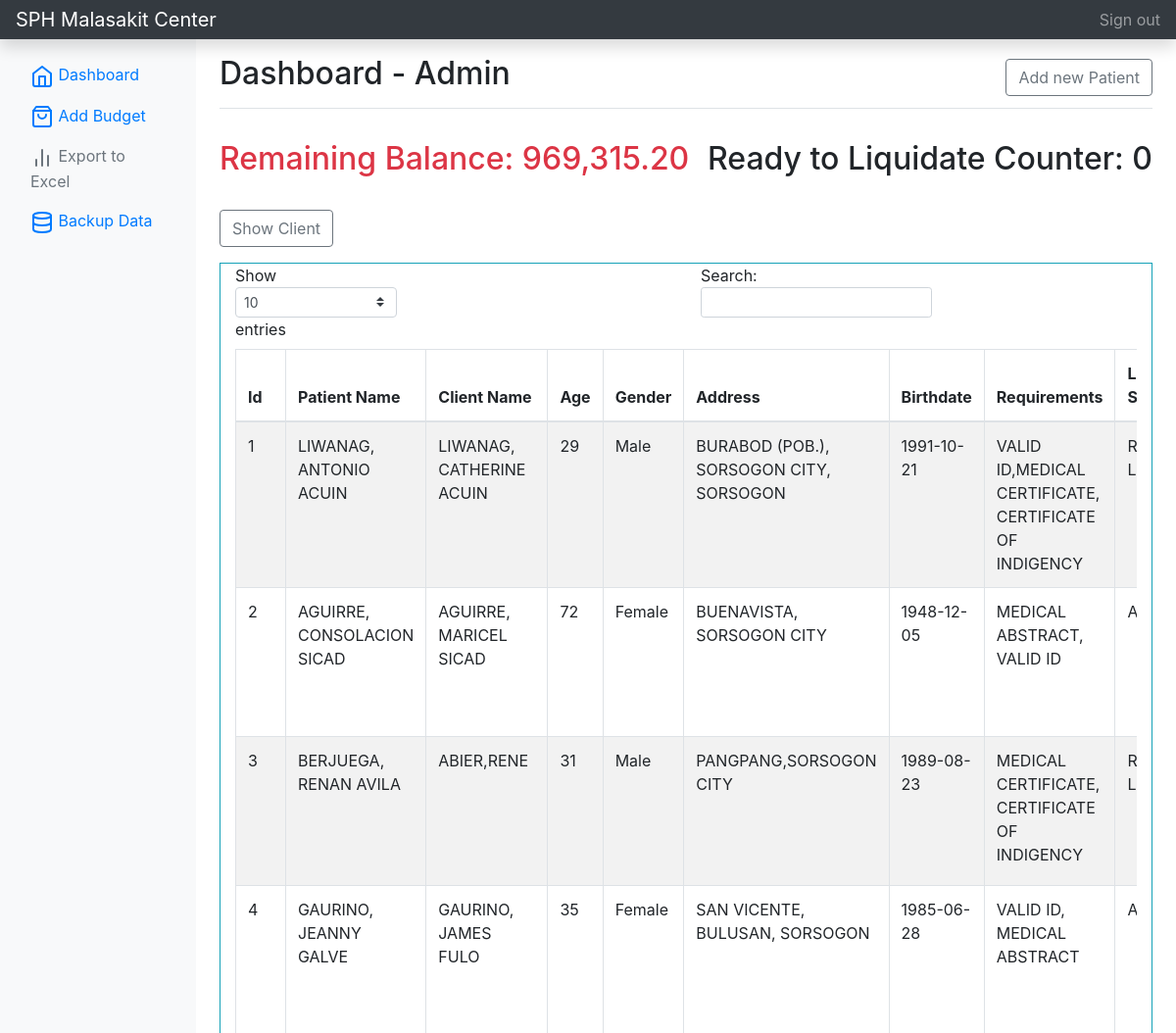
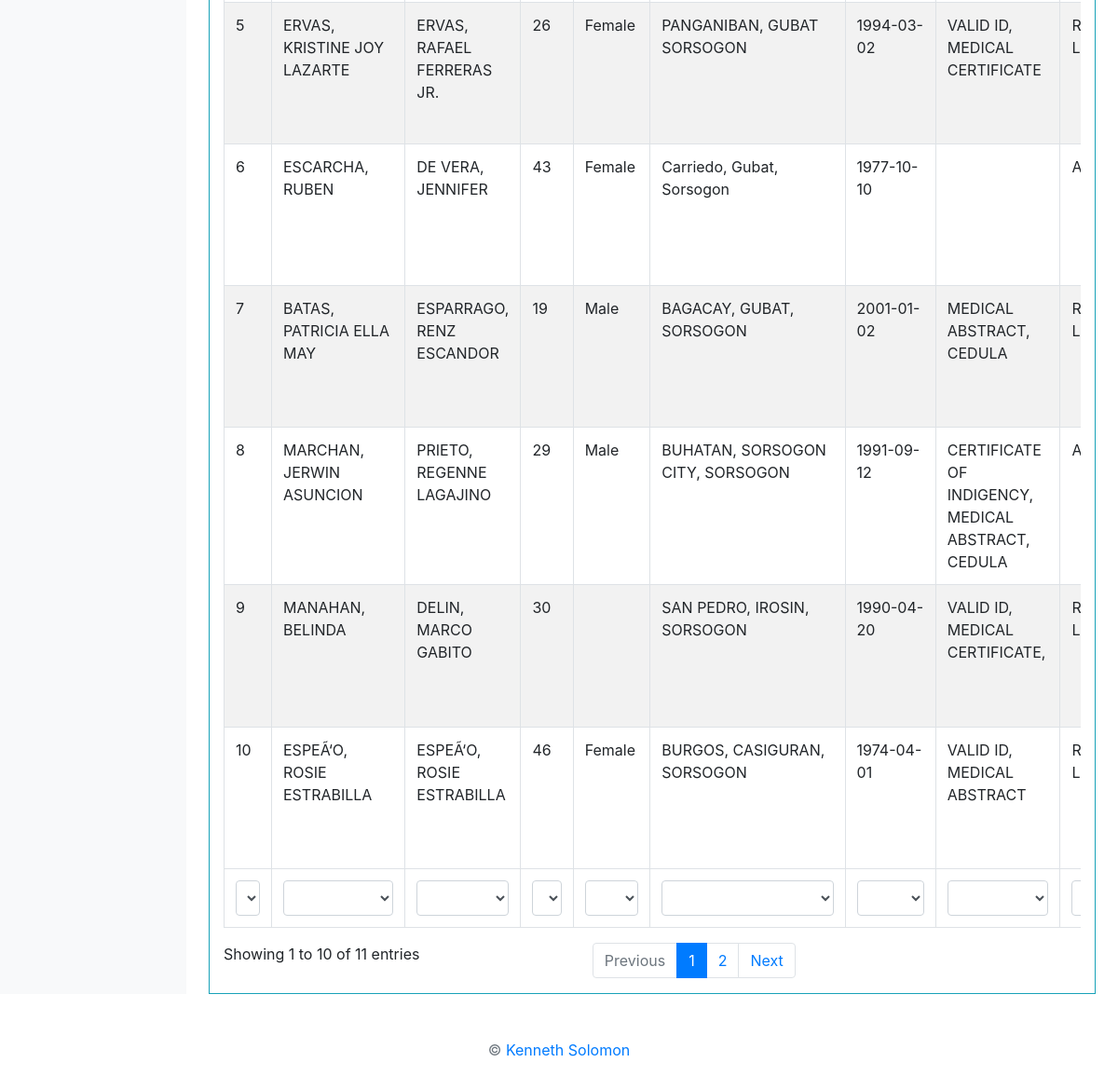
The page /home.php (signed in) on the database its author committed (2 pictures, top to bottom).
### tables this page shows
CREATE TABLE IF NOT EXISTS `budget` (
  `id` int(12) unsigned NOT NULL AUTO_INCREMENT,
  `amount` double DEFAULT NULL,
  PRIMARY KEY (`id`)
);

CREATE TABLE IF NOT EXISTS `tbl_client` (
  `id` int(24) unsigned NOT NULL AUTO_INCREMENT,
  `fullname` varchar(255) NOT NULL,
  `fullname_client` varchar(255) NOT NULL,
  `age` int(12) NOT NULL,
  `gender` varchar(50) NOT NULL,
  `client_admission` varchar(50) DEFAULT NULL,
  `address` varchar(50) NOT NULL,
  `birthdate` varchar(50) NOT NULL,
  `requirements` varchar(255) NOT NULL,
  `patient_status` varchar(50) DEFAULT NULL,
  `accountable` varchar(50) DEFAULT NULL,
  PRIMARY KEY (`id`)
);

### home.php (the view, shortened to what this page needs)
<?php
include_once('connection.php');
if (isset($_SESSION['loggedin'])) {
?>
<!doctype html>
<html lang="en">
  <head>
<link href="./assets/css/bootstrap.min.css" rel="stylesheet">
    <link href="./assets/css/bootstrap.min2.css" rel="stylesheet">
    <link href="./assets/css/style.css" rel="stylesheet">
  </head>
  <body>
    <nav class="navbar navbar-dark sticky-top bg-dark flex-md-nowrap p-0 shadow">
      <a class="navbar-brand col-md-3 col-lg-2 mr-0 px-3" href="home.php?id=<?php echo $_GET['id'] ?>">SPH Malasakit Center</a>
      <ul class="navbar-nav px-3">
        <li class="nav-item text-nowrap">
          <a class="nav-link" href="logout.php">Sign out</a>
        </li>
      </ul>
    </nav>
<div class="container-fluid">
  <div class="row">
  <?php include 'sidebar.php';?>
    <main role="main" class="col-md-9 ml-sm-auto col-lg-10 px-md-4">
      <div class="d-flex justify-content-between flex-wrap flex-md-nowrap align-items-center pt-3 pb-2 mb-3 border-bottom">
        <h1 class="h2">Dashboard - <?php echo $_SESSION['user_fullname'] ?></h1>
        <button class="btn btn-md btn-outline-secondary" type="button" data-toggle="collapse" data-target="#newClientCollapse" aria-expanded="false" aria-controls="newClientCollapse">
            Add new Patient
        </button>
      </div>
        <div class="d-flex justify-content-between flex-wrap flex-md-nowrap align-items-center pt-3 pb-2 mb-3">
            <h1 class="h2 text-danger">
            <?php
                $sql = "SELECT * FROM budget";
                    $result = mysqli_query($conn, $sql);
                    if (mysqli_num_rows($result) > 0) {
                        while ($row = mysqli_fetch_assoc($result)) {
                          $balance = $row['amount'];
                          echo 'Remaining Balance: ' . number_format($balance, 2);
                        }
                      }
            ?>
            </h1>
            <h2>
                <?php
                    $sql = "SELECT * FROM tbl_client WHERE patient_status ='Discharged'";
                    $result = mysqli_query($conn, $sql);
                    $total_discharged = mysqli_num_rows($result) ;
                    echo 'Ready to Liquidate Counter: ' . $total_discharged;
                ?>
            </h2>
        </div>
        <input class="btn btn-md btn-outline-secondary" type="button" id="btnTable"  onclick="myFunction()">
            <div class="container-fluid mt-3" id="myDIV">
                <div class="row">
                        <div class="col-md-12 border border-info">
                            <div class="table-responsive">
                            <table id="example" class="table table-striped table-bordered" style="width:100%">
                                <thead>
                                    <tr>
                                        <th>Id</th>
                                        <th>Patient Name</th>
                                        <th>Client Name</th>
                                        <th>Age</th>
                                        <th>Gender</th>
                                        <th>Address</th>
                                        <th>Birthdate</th>
                                        <th>Requirements</th>
                                        <th>Liquidation Status</th>
                                    </tr>
                                </thead>
                                <tbody>
                                <?php
                                $sql = "SELECT * FROM tbl_client ORDER BY id desc";
                                    $result = mysqli_query($conn, $sql);
                                    if (mysqli_num_rows($result) > 0) {
                                        while ($row = mysqli_fetch_assoc($result)) {
                                            $id = $row['id'];
                                            $fullname = $row['fullname'];
                                            $age = $row['age'];
                                            $gender = $row['gender'];
                                            $address = $row['address'];
                                            $birthdate = $row['birthdate'];
                                            $requirements = $row['requirements'];
                                            $patient_status = $row['patient_status'];
                                            $beneficiary_name = $row['fullname_client'];
                                            $accountable = $row['accountable'];
                                            $sql2 = "SELECT SUM(amount) as balance FROM listofavailment WHERE client_id = $id && status != 'Complete' ";
                                                $result2 = mysqli_query($conn, $sql2);
                                                if (mysqli_num_rows($result2) > 0) {
                                                    while ($row2 = mysqli_fetch_assoc($result2)) {
                                                    $balance = $row2['balance'];
                                                    $total =  2000 - $balance;
                                                    }
                                                }
                                            echo '
                                                <tr>
                                                    <td>' . $id . '</td>
                                                    <td>' . $fullname . '</td>
                                                    <td>' . $beneficiary_name . '</td>
                                                    <td>' . $age . '</td>
                                                    <td>' . $gender . '</td>
                                                    <td>' . $address . '</td>
                                                    <td>' . $birthdate . '</td>
                                                    <td>' . $requirements . '</td>
                                                    <td>';
                                                    if($total <= 0){
                                                        echo 'Ready to Liquidate';
                                                    } else {
                                                        echo 'Active';
                                                    }
                                                    echo'
                                                    </td>
                                                    <td>' . $patient_status . '</td>
                                                    <td>' . $accountable . '</td>
                                                    <td align="center">
                                                        <a href="addAvailment.php?id='.$_GET['id'].'&client_id='.$id.'" class="btn btn-md btn-outline-secondary"><span data-feather="eye"></span> View</a>
                                                        <a href="editClient.php?id='.$_GET['id'].'&client_id='.$id.'" class="btn btn-md btn-outline-secondary"><span data-feather="send"></span> Edit</a>
                                                    </td>
                                                </tr>
                                                ';
                                        }
                                    }
                                    ?>
                                </tbody>
                                <tfoot>
                                    <tr>
                                        <th>Id</th>
                                        <th>Patient Name</th>
                                        <th>Client Name</th>
                                        <th>Age</th>
                                        <th>Gender</th>
                                        <th>Address</th>
                                        <th>Birthdate</th>
                                        <th>Requirements</th>
                                        <th>Liquidation Status</th>
                                    </tr>
                                </tfoot>
                            </table>
                        </div>
                    </div>
                </div>
            </div>
    </main>
  </div>
</div>
<p class="mt-5 mb-3 text-muted text-center">&copy; <a href="https://www.facebook.com/kennethlimsolomon/">Kenneth Solomon</a></p>
    </body>
</html>
<?php
} else {
    $url = "./index.php";
    $url = str_replace(PHP_EOL, '', $url);
    header("Location: $url");
}
?>

### rows shown on the page
budget: amount "969,315.20"
tbl_client: id "10", fullname "ESPEÃ‘O, ROSIE ESTRABILLA", fullname_client "ESPEÃ‘O, ROSIE ESTRABILLA", age "46", gender "Female", address "BURGOS, CASIGURAN, SORSOGON", birthdate "1974-04-01", requirements "VALID ID, MEDICAL ABSTRACT", shows "Ready to Liquidate"
tbl_client: id "9", fullname "MANAHAN, BELINDA", fullname_client "DELIN, MARCO GABITO", age "30", address "SAN PEDRO, IROSIN, SORSOGON", birthdate "1990-04-20", requirements "VALID ID, MEDICAL CERTIFICATE,", shows "Ready to Liquidate"
tbl_client: id "8", fullname "MARCHAN, JERWIN ASUNCION", fullname_client "PRIETO, REGENNE LAGAJINO", age "29", gender "Male", address "BUHATAN, SORSOGON CITY, SORSOGON", birthdate "1991-09-12", requirements "CERTIFICATE OF INDIGENCY, MEDICAL ABSTRACT, CEDULA", shows "Active"
tbl_client: id "7", fullname "BATAS, PATRICIA ELLA MAY", fullname_client "ESPARRAGO, RENZ ESCANDOR", age "19", gender "Male", address "BAGACAY, GUBAT, SORSOGON", birthdate "2001-01-02", requirements "MEDICAL ABSTRACT, CEDULA", shows "Ready to Liquidate"
tbl_client: id "6", fullname "ESCARCHA, RUBEN", fullname_client "DE VERA, JENNIFER", age "43", gender "Female", address "Carriedo, Gubat, Sorsogon", birthdate "1977-10-10", shows "Active"
tbl_client: id "5", fullname "ERVAS, KRISTINE JOY LAZARTE", fullname_client "ERVAS, RAFAEL FERRERAS JR.", age "26", gender "Female", address "PANGANIBAN, GUBAT SORSOGON", birthdate "1994-03-02", requirements "VALID ID, MEDICAL CERTIFICATE", shows "Ready to Liquidate"
tbl_client: id "4", fullname "GAURINO, JEANNY GALVE", fullname_client "GAURINO, JAMES FULO", age "35", gender "Female", address "SAN VICENTE, BULUSAN, SORSOGON", birthdate "1985-06-28", requirements "VALID ID, MEDICAL ABSTRACT", shows "Active"
tbl_client: id "3", fullname "BERJUEGA, RENAN AVILA", fullname_client "ABIER,RENE", age "31", gender "Male", address "PANGPANG,SORSOGON CITY", birthdate "1989-08-23", requirements "MEDICAL CERTIFICATE, CERTIFICATE OF INDIGENCY", shows "Ready to Liquidate"
tbl_client: id "2", fullname "AGUIRRE, CONSOLACION SICAD", fullname_client "AGUIRRE, MARICEL SICAD", age "72", gender "Female", address "BUENAVISTA, SORSOGON CITY", birthdate "1948-12-05", requirements "MEDICAL ABSTRACT, VALID ID", shows "Active"
tbl_client: id "1", fullname "LIWANAG, ANTONIO ACUIN", fullname_client "LIWANAG, CATHERINE ACUIN", age "29", gender "Male", address "BURABOD (POB.), SORSOGON CITY, SORSOGON", birthdate "1991-10-21", requirements "VALID ID,MEDICAL CERTIFICATE, CERTIFICATE OF INDIGENCY", shows "Ready to Liquidate"

### other values the page prints
$_SESSION['user_fullname'] "Admin"
$total_discharged "0"
